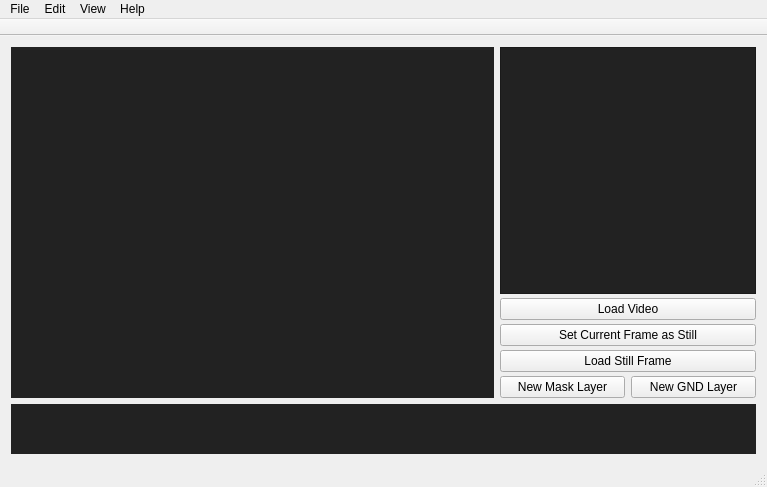
<?xml version="1.0" encoding="UTF-8"?>
<ui version="4.0">
 <class>CinemagraphClass</class>
 <widget class="QMainWindow" name="CinemagraphClass">
  <property name="geometry">
   <rect>
    <x>0</x>
    <y>0</y>
    <width>767</width>
    <height>487</height>
   </rect>
  </property>
  <property name="windowTitle">
   <string>Cinemagraph</string>
  </property>
  <widget class="QWidget" name="centralWidget">
   <layout class="QVBoxLayout" name="verticalLayout_2">
    <item>
     <layout class="QHBoxLayout" name="main">
      <item>
       <widget class="Preview" name="label">
        <property name="sizePolicy">
         <sizepolicy hsizetype="Expanding" vsizetype="Expanding">
          <horstretch>0</horstretch>
          <verstretch>0</verstretch>
         </sizepolicy>
        </property>
        <property name="styleSheet">
         <string notr="true">background-color: #222;</string>
        </property>
        <property name="text">
         <string/>
        </property>
       </widget>
      </item>
      <item>
       <widget class="QWidget" name="sidebar" native="true">
        <property name="sizePolicy">
         <sizepolicy hsizetype="Fixed" vsizetype="Expanding">
          <horstretch>0</horstretch>
          <verstretch>0</verstretch>
         </sizepolicy>
        </property>
        <property name="minimumSize">
         <size>
          <width>200</width>
          <height>0</height>
         </size>
        </property>
        <property name="baseSize">
         <size>
          <width>0</width>
          <height>0</height>
         </size>
        </property>
        <property name="styleSheet">
         <string notr="true"/>
        </property>
        <layout class="QVBoxLayout" name="verticalLayout">
         <property name="spacing">
          <number>4</number>
         </property>
         <property name="leftMargin">
          <number>0</number>
         </property>
         <property name="topMargin">
          <number>0</number>
         </property>
         <property name="rightMargin">
          <number>0</number>
         </property>
         <property name="bottomMargin">
          <number>0</number>
         </property>
         <item>
          <widget class="QTreeView" name="treeView">
           <property name="styleSheet">
            <string notr="true">background-color: #222; </string>
           </property>
          </widget>
         </item>
         <item>
          <widget class="QPushButton" name="load_video">
           <property name="text">
            <string>Load Video</string>
           </property>
          </widget>
         </item>
         <item>
          <widget class="QPushButton" name="pushButton">
           <property name="text">
            <string>Set Current Frame as Still</string>
           </property>
          </widget>
         </item>
         <item>
          <widget class="QPushButton" name="load_still_frame">
           <property name="text">
            <string>Load Still Frame</string>
           </property>
          </widget>
         </item>
         <item>
          <layout class="QHBoxLayout" name="horizontalLayout">
           <item>
            <widget class="QPushButton" name="pushButton_2">
             <property name="text">
              <string>New Mask Layer</string>
             </property>
            </widget>
           </item>
           <item>
            <widget class="QPushButton" name="pushButton_3">
             <property name="text">
              <string>New GND Layer</string>
             </property>
            </widget>
           </item>
          </layout>
         </item>
        </layout>
       </widget>
      </item>
     </layout>
    </item>
    <item>
     <widget class="QWidget" name="timeline" native="true">
      <property name="sizePolicy">
       <sizepolicy hsizetype="Expanding" vsizetype="Fixed">
        <horstretch>0</horstretch>
        <verstretch>0</verstretch>
       </sizepolicy>
      </property>
      <property name="minimumSize">
       <size>
        <width>0</width>
        <height>50</height>
       </size>
      </property>
      <property name="baseSize">
       <size>
        <width>0</width>
        <height>50</height>
       </size>
      </property>
      <property name="styleSheet">
       <string notr="true">background-color: #222;</string>
      </property>
     </widget>
    </item>
   </layout>
  </widget>
  <widget class="QMenuBar" name="menuBar">
   <property name="geometry">
    <rect>
     <x>0</x>
     <y>0</y>
     <width>767</width>
     <height>21</height>
    </rect>
   </property>
   <widget class="QMenu" name="menuFile">
    <property name="title">
     <string>File</string>
    </property>
   </widget>
   <widget class="QMenu" name="menuEdit">
    <property name="title">
     <string>Edit</string>
    </property>
   </widget>
   <widget class="QMenu" name="menuView">
    <property name="title">
     <string>View</string>
    </property>
   </widget>
   <widget class="QMenu" name="menuHelp">
    <property name="title">
     <string>Help</string>
    </property>
   </widget>
   <addaction name="menuFile"/>
   <addaction name="menuEdit"/>
   <addaction name="menuView"/>
   <addaction name="menuHelp"/>
  </widget>
  <widget class="QToolBar" name="mainToolBar">
   <property name="enabled">
    <bool>false</bool>
   </property>
   <property name="movable">
    <bool>false</bool>
   </property>
   <property name="floatable">
    <bool>false</bool>
   </property>
   <attribute name="toolBarArea">
    <enum>TopToolBarArea</enum>
   </attribute>
   <attribute name="toolBarBreak">
    <bool>false</bool>
   </attribute>
  </widget>
  <widget class="QStatusBar" name="statusBar"/>
 </widget>
 <layoutdefault spacing="6" margin="11"/>
 <customwidgets>
  <customwidget>
   <class>Preview</class>
   <extends>QLabel</extends>
   <header>preview.h</header>
  </customwidget>
 </customwidgets>
 <resources>
  <include location="Cinemagraph.qrc"/>
 </resources>
 <connections/>
</ui>
